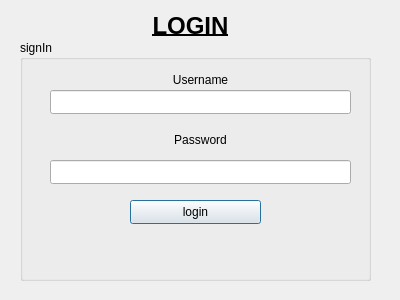
<?xml version="1.0" encoding="UTF-8"?>
<ui version="4.0">
 <class>login</class>
 <widget class="QDialog" name="login">
  <property name="geometry">
   <rect>
    <x>0</x>
    <y>0</y>
    <width>400</width>
    <height>300</height>
   </rect>
  </property>
  <property name="windowTitle">
   <string>Dialog</string>
  </property>
  <widget class="QLabel" name="LoginLabel">
   <property name="geometry">
    <rect>
     <x>10</x>
     <y>10</y>
     <width>361</width>
     <height>31</height>
    </rect>
   </property>
   <property name="font">
    <font>
     <pointsize>18</pointsize>
     <bold>true</bold>
     <underline>true</underline>
    </font>
   </property>
   <property name="text">
    <string>LOGIN</string>
   </property>
   <property name="alignment">
    <set>Qt::AlignCenter</set>
   </property>
  </widget>
  <widget class="QGroupBox" name="groupBox">
   <property name="geometry">
    <rect>
     <x>20</x>
     <y>40</y>
     <width>351</width>
     <height>241</height>
    </rect>
   </property>
   <property name="title">
    <string>signIn</string>
   </property>
   <widget class="QLineEdit" name="usr_lnEdt">
    <property name="geometry">
     <rect>
      <x>30</x>
      <y>50</y>
      <width>301</width>
      <height>24</height>
     </rect>
    </property>
   </widget>
   <widget class="QLabel" name="UsrLabel">
    <property name="geometry">
     <rect>
      <x>30</x>
      <y>30</y>
      <width>301</width>
      <height>20</height>
     </rect>
    </property>
    <property name="text">
     <string>Username</string>
    </property>
    <property name="alignment">
     <set>Qt::AlignCenter</set>
    </property>
   </widget>
   <widget class="QLabel" name="passwordLabel">
    <property name="geometry">
     <rect>
      <x>30</x>
      <y>90</y>
      <width>301</width>
      <height>20</height>
     </rect>
    </property>
    <property name="text">
     <string>Password</string>
    </property>
    <property name="alignment">
     <set>Qt::AlignCenter</set>
    </property>
   </widget>
   <widget class="QLineEdit" name="Pss_lnEdt">
    <property name="geometry">
     <rect>
      <x>30</x>
      <y>120</y>
      <width>301</width>
      <height>24</height>
     </rect>
    </property>
   </widget>
   <widget class="QPushButton" name="loginButton">
    <property name="geometry">
     <rect>
      <x>110</x>
      <y>160</y>
      <width>131</width>
      <height>24</height>
     </rect>
    </property>
    <property name="text">
     <string>login</string>
    </property>
   </widget>
   <widget class="QLabel" name="loginHelp">
    <property name="geometry">
     <rect>
      <x>70</x>
      <y>210</y>
      <width>211</width>
      <height>16</height>
     </rect>
    </property>
    <property name="text">
     <string/>
    </property>
   </widget>
  </widget>
 </widget>
 <resources/>
 <connections/>
</ui>
